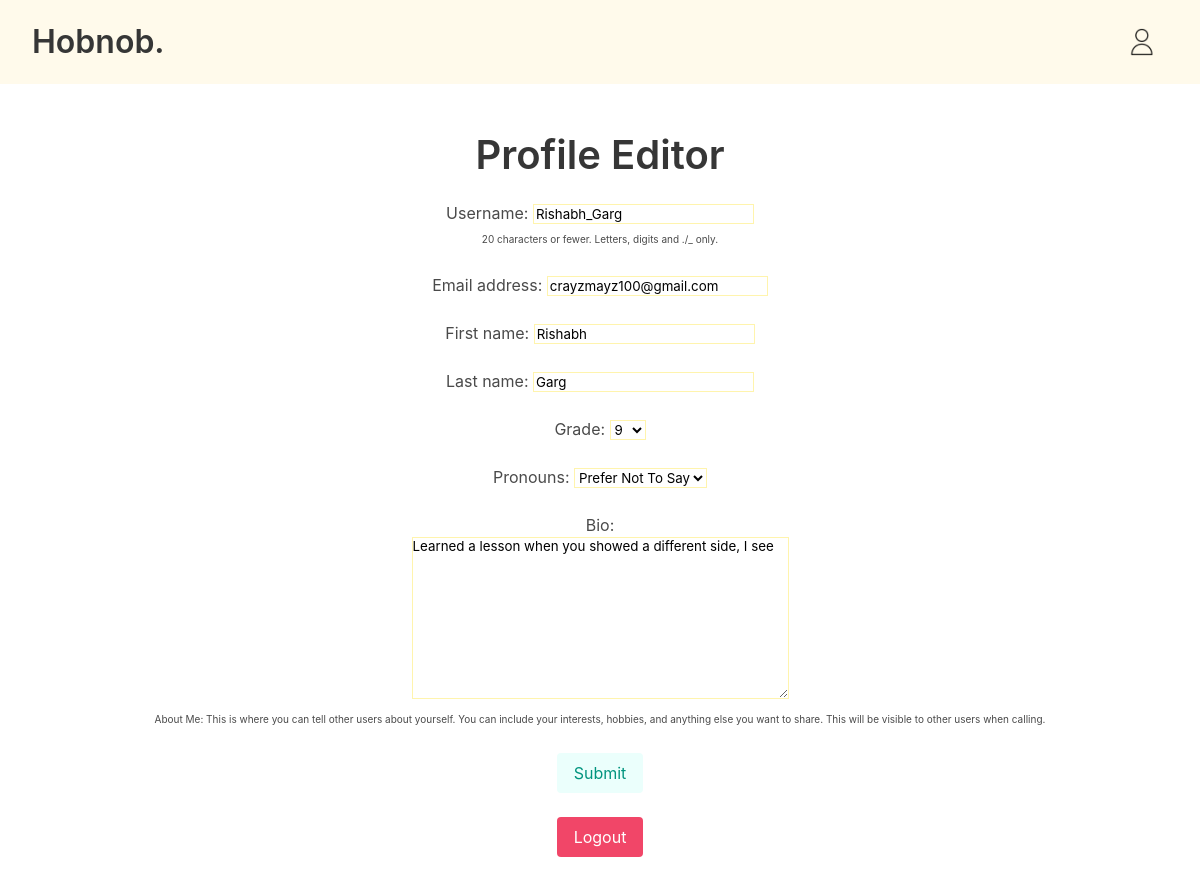
Page /profile/ (signed in) on the committed database.
### WebApp/models.py (models this page shows, shortened)
class User(AbstractUser):
    username_validator = UsernameValidator()
    username = models.CharField(
        _("username"),
        max_length=20,
        unique=True,
        help_text=_(
            "20 characters or fewer. Letters, digits and ./_ only."
        ),
        validators=[username_validator],
        error_messages={
            "unique": _("A user with that username already exists."),
        },
    )
    password_validator = PasswordValidator()
    password = models.CharField(
        _("password"),
        max_length=128,
        validators=[password_validator]
    )
    grade_choices = (
        (9, '9'),
        (10, '10'),
        (11, '11'),
        (12, '12'),
    )
    grade = models.IntegerField(choices=grade_choices, default=9)
    pronoun_choices = (
        ('he/him', 'he/him'),
        ('she/her', 'she/her'),
        ('they/them', 'they/them'),
        ('Prefer Not To Say', 'Prefer Not To Say'),
    )
    pronouns = models.CharField(
        choices=pronoun_choices,
        max_length=20,
        default='Prefer Not To Say'
    )
    school = models.CharField(max_length=100, default='')
    recent_calls = models.ManyToManyField('self', blank=True, symmetrical=False)
    in_queue = models.BooleanField(default=False)
    user_bio = models.TextField(max_length=1000, default='')
    REQUIRED_FIELDS = ["email", "first_name", "last_name",
                       "grade", "pronouns", "school", "password"]

### WebApp/views.py (the view)
# urls.py: path('profile/', views.profile, name='profile'),
@login_required(login_url="login")
def profile(request: HttpRequest) -> HttpResponse:
    if request.method == "POST":
        form: UserEditForm = UserEditForm(request.POST, instance=request.user)
        if form.is_valid():
            form.save()
    else:
        form: UserEditForm = UserEditForm(instance=request.user)
    return render(request, "profile.html", {"form": form})

### WebApp/forms.py
class UserEditForm(forms.ModelForm):
    user_bio = forms.CharField(widget=forms.Textarea(), label='Bio', label_suffix=':\n', required=False, help_text=BIO_HELP_TEXT)
    class Meta:
        model = User
        fields = ['username', 'email', 'first_name', 'last_name', 'grade', 'pronouns', 'user_bio']

### WebApp/templates/profile.html (shortened to what this page needs)
{% load static %}
<!DOCTYPE html>
<html lang="en">
<head>
    <link rel="stylesheet" href="https://cdn.jsdelivr.net/npm/bulma@0.9.4/css/bulma.min.css">
    <link rel="stylesheet" href="{% static 'css/style.css' %}">
</head>
<body class="background-image">
    <nav class="navbar py-4 has-background-warning-light">
        <div class="container is-fluid">
            <div class="navbar-brand">
                <a class="navbar-item" href="/">
                    <h1 class="title">Hobnob<strong>.</strong></h1>
                </a>
            </div>
            <div class="navbar-end">
                <a class="navbar-item" href="/call">
                    <img src="{% static 'images/profile.png' %}" alt="Profile Icon">
                </a>
            </div>
        </div>
    </nav>
    <section class="section is-fullheight has-text-centered">
        {% block content %}
        <h2 class="title is-2">Profile Editor</h2>
        <div class="form">
            <form method="post" action="{% url 'profile' %}" class="form">
                {{ form.as_p }}
                <div class="field has-text-centered">
                    <div class="control">
                        <button type="submit" class="button is-light is-primary">Submit</button>
                    </div>
                </div>
            </form>
            <br>
            <form method="post" action="{% url 'logout' %}" class="form">
                <div class="field has-text-centered">
                    <div class="control">
                        <button type="submit" class="button is-danger">Logout</button>
                    </div>
                </div>
            </form>
        </div>
        {% endblock %}
    </section>
</body>

### WebApp/static/css/style.css (style rules this page uses)
div.form p::after { content: "\A\A"; white-space: pre; }
div.form p span.helptext { font-size: 10px; }
div.form p span.helptext::before { content: "\A"; white-space: pre; }
body { min-height: 100vh; min-width: 100vw; height: 100%; width: 100%; margin: 0; padding: 0; }
.background-image { background-image: url("../images/indexbackground.jpg") ; background-position: center center; background-repeat: no-repeat; background-attachment: fixed; background-size: cover; }
input, textarea, select { background-color: rgb(255, 255, 255); border: 1px solid rgb(255, 244, 173); }

### WebApp/templates/profile.html (style rules this page uses)
label { white-space: pre-line; }

### rows in the picture
User: username "Rishabh_Garg", email "crayzmayz100@gmail.com", first_name "Rishabh", last_name "Garg", grade "9", pronouns "Prefer Not To Say", user_bio "Learned a lesson when you showed a different side, I see"
